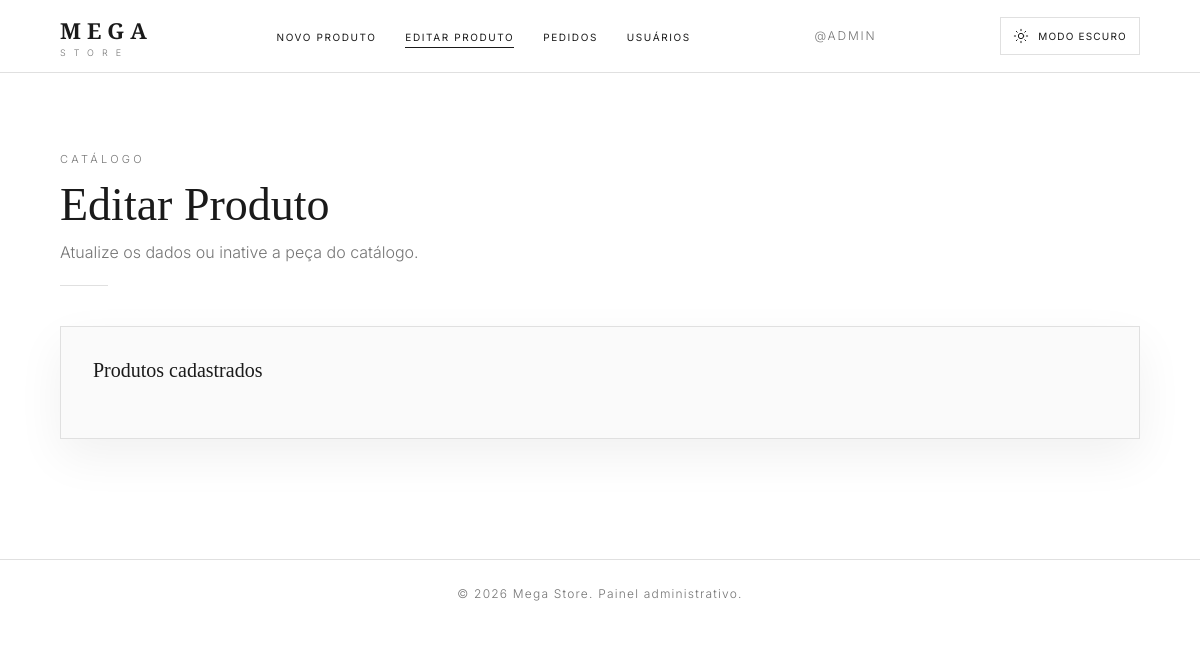
The page /admin/editar_produto.php on the database as committed earlier.
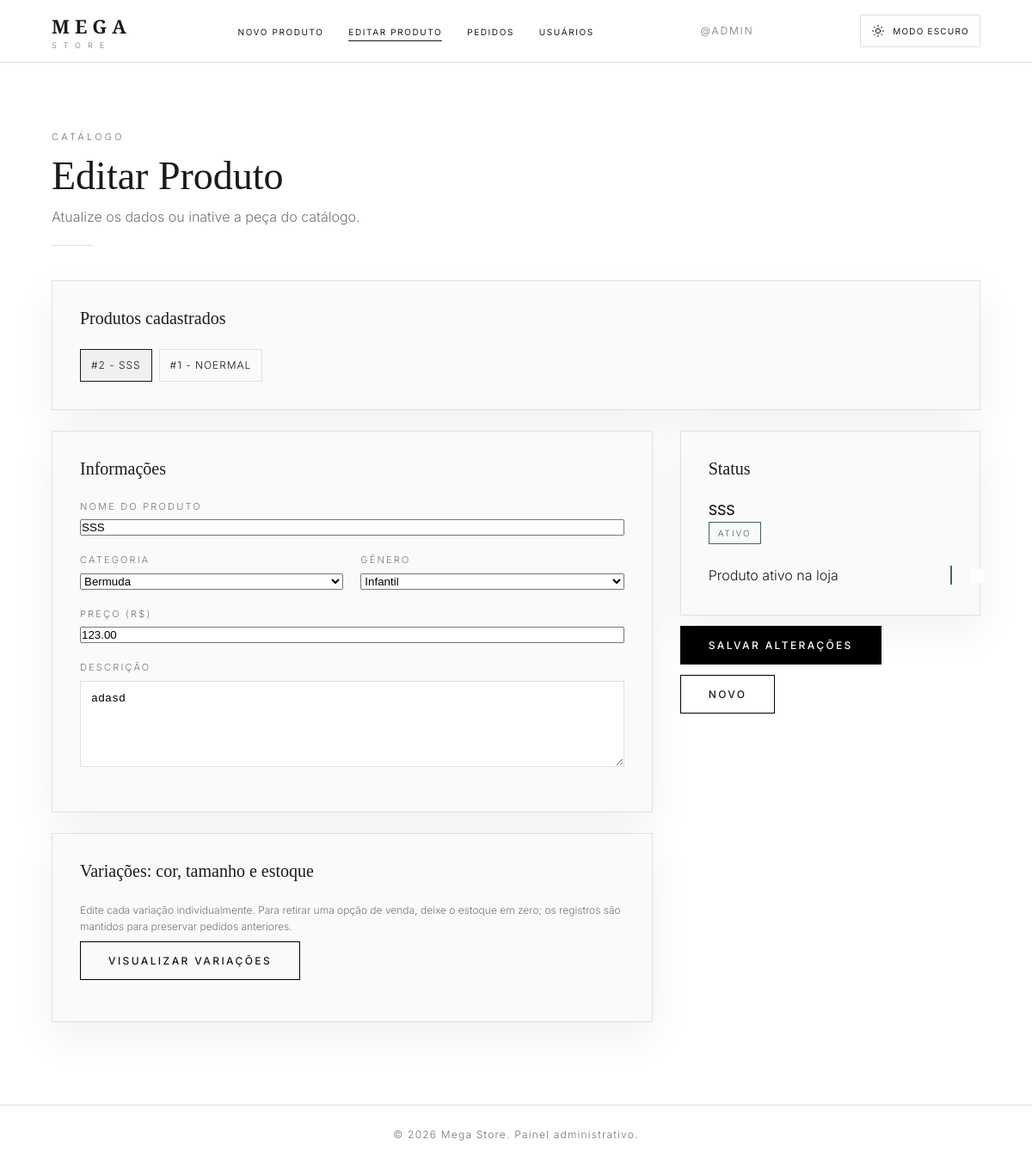
The same page on the database as committed later.
### tables this page shows
CREATE TABLE `tb_produto` (
  `id_produto` int(11) NOT NULL,
  `nome_produto` varchar(255) NOT NULL,
  `descricao_produto` varchar(500) NOT NULL,
  `preco` double(10,2) NOT NULL,
  `id_categoria` int(11) NOT NULL,
  `id_genero` int(11) NOT NULL,
  `ativo` tinyint(1) NOT NULL,
  `data_cadastro` date NOT NULL,
  `selo` varchar(20) DEFAULT NULL
);

CREATE TABLE `tb_categoria` (
  `id_categoria` int(11) NOT NULL,
  `nome_categoria` varchar(255) NOT NULL,
  `descricao_categoria` varchar(500) NOT NULL
);

### admin/editar_produto.php (the view, shortened to what the changed rows need)
<?php
include "../geral/conexao.php";
$categoriasSql = mysqli_query($con, 'SELECT id_categoria, nome_categoria FROM tb_categoria ORDER BY nome_categoria');
$categorias = $categoriasSql ? mysqli_fetch_all($categoriasSql, MYSQLI_ASSOC) : [];
$idProduto = isset($_GET['id']) ? (int) $_GET['id'] : 0;
if ($idProduto > 0) {
    $produtoSql = mysqli_query($con, "SELECT * FROM tb_produto WHERE id_produto = $idProduto LIMIT 1");
    $produto = mysqli_fetch_assoc($produtoSql);
} else {
    $produtoSql = mysqli_query($con, "SELECT * FROM tb_produto ORDER BY id_produto DESC LIMIT 1");
    $produto = mysqli_fetch_assoc($produtoSql);
    if ($produto) {
        $idProduto = (int) $produto['id_produto'];
    }
}
$produtosSql = mysqli_query($con, "SELECT * FROM tb_produto ORDER BY id_produto DESC");
$produtos = $produtosSql ? mysqli_fetch_all($produtosSql, MYSQLI_ASSOC) : [];
?>
<!DOCTYPE html>
<html lang="pt-BR">
<head>
    <link rel="stylesheet" href="admin.css">
</head>
<body>
    <main class="page">
        <h1>Editar Produto</h1>
        <div class="card" style="margin-bottom: 24px;">
            <h2>Produtos cadastrados</h2>
            <div class="lista-produtos">
                <?php foreach ($produtos as $item): ?>
                    <a class="produto-item <?= $item['id_produto'] == $idProduto ? 'ativo' : '' ?>" href="editar_produto.php?id=<?= (int) $item['id_produto'] ?>">
                        #<?= (int) $item['id_produto'] ?> - <?= htmlspecialchars($item['nome_produto']) ?>
                    </a>
                <?php endforeach; ?>
            </div>
        </div>
        <?php if ($produto): ?>
            <form class="grid" action="atualizar_produto.php" method="post" id="f" enctype="multipart/form-data">
                <div>
                    <div class="card">
                        <h2>Informações</h2>
                        <div class="f"><label>Nome do produto</label><input name="nome" value="<?= htmlspecialchars($produto['nome_produto']) ?>"></div>
                        <div class="row">
                            <div class="f"><label>Categoria</label>
                                <select name="categoria">
                                    <?php foreach ($categorias as $categoria): ?>
                                        <option value="<?= (int) $categoria['id_categoria'] ?>" <?= (int) $produto['id_categoria'] === (int) $categoria['id_categoria'] ? 'selected' : '' ?>><?= htmlspecialchars($categoria['nome_categoria']) ?></option>
                                    <?php endforeach; ?>
                                </select>
                            </div>
                            <div class="f"><label>Gênero</label>
                                <select name="genero">
                                    <option value="3" <?= $produto['id_genero'] == 3 ? 'selected' : '' ?>>Infantil</option>
                                </select>
                            </div>
                        </div>
                        <div class="f"><label>Preço (R$)</label><input name="preco" type="number" step="0.01" min="0" value="<?= number_format((float) $produto['preco'], 2, '.', '') ?>" required></div>
                        <div class="f"><label>Descrição</label><textarea name="descricao"><?= htmlspecialchars($produto['descricao_produto']) ?></textarea></div>
                    </div>
                    <div class="card">
                        <h2>Variações: cor, tamanho e estoque</h2>
                        <p class="variation-help">Edite cada variação individualmente. Para retirar uma opção de venda, deixe o estoque em zero; os registros são mantidos para preservar pedidos anteriores.</p>
                        <button class="btn btn--o variation-toggle" type="button" id="visualizar-variacoes" aria-expanded="false" aria-controls="painel-variacoes">Visualizar variações</button>
                    </div>
                </div>
                <aside>
                    <div class="card">
                        <h2>Status</h2>
                        <div class="prev">
                            <div><b style="font-weight:500"><?= htmlspecialchars($produto['nome_produto']) ?></b><br><span class="badge <?= $produto['ativo'] ? 'b-ok' : 'b-mut' ?>"><?= $produto['ativo'] ? 'Ativo' : 'Inativo' ?></span></div>
                        </div>
                        <div class="switch"><span>Produto ativo na loja</span><label><input type="checkbox" name="ativo" value="1" <?= $produto['ativo'] ? 'checked' : '' ?>><i></i></label></div>
                    </div>
                    <div class="actions">
                        <button class="btn" type="submit">Salvar Alterações</button>
                        <a href="cadastro_produto.php" class="btn btn--o">Novo</a>
                    </div>
                </aside>
            </form>
        <?php endif; ?>
    </main>
</body>
</html>

Rows that differ between the two databases and show on the page:
added tb_produto: id_produto "2", nome_produto "SSS", nome "SSS", categoria "Bermuda", genero "Infantil", preco "123.00", descricao "adasd"
added tb_produto: id_produto "1", nome_produto "NOERMAL"
Other text that changed with them:
text now shown: "Informações NOME DO PRODUTO CATEGORIA GÊNERO PREÇO (R$) DESCRIÇÃO Variações: cor, tamanho e estoque Edite cada variação individualmente. Para retirar uma opção de venda, deixe o estoque em zero; os registros são mantidos para preservar pedidos anteriores. VISUALIZAR VARIAÇÕES Status ATIVO Produto ativo na loja SALVAR ALTERAÇÕES NOVO"
